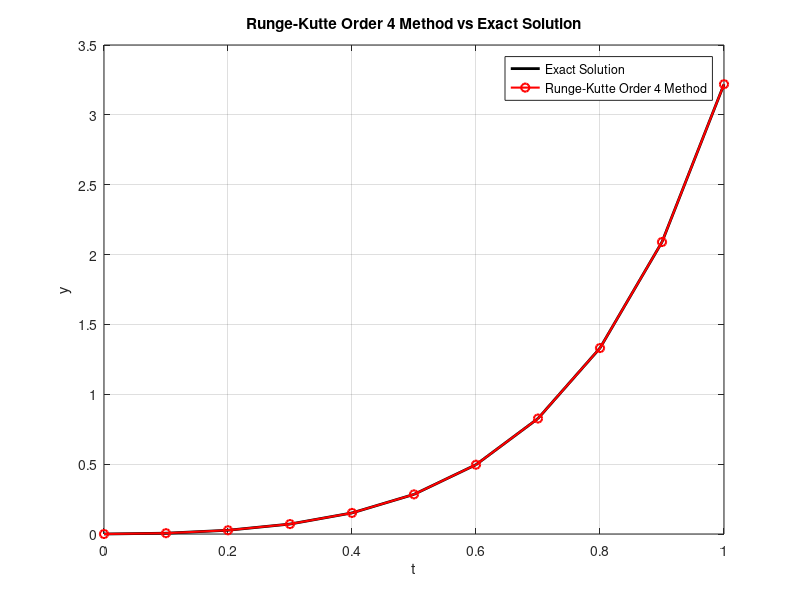

MATLAB code for this plot:
% y′=te^(3t)−2y, y(0)=0, 0≤t≤1, h=0.1

% Problem
f = @(t,y) t*exp(3*t) - 2*y;

% Exact Solution
y_sol = @(t) 1/25*((5*t-1).*exp(3*t) + exp(-2*t));

% Parameters
a = 0;
b = 1;
y0 = 0;
h = 0.1;

% Steps
N = (b-a)/h;

% Arrays
t = a:h:b;
y = zeros(1,N+1);

% Initial Condition
y(1) = y0;

% RK4 Method
for i = 1:N
    k1 = h*f(t(i),y(i));
    k2 = h*(f(t(i)+h/2,y(i)+k1/2));
    k3 = h*(f(t(i)+h/2,y(i)+k2/2));
    k4 = h*(f(t(i)+h,y(i)+k3));
    y(i+1) = y(i) + (1/6)*(k1+2*k2+2*k3+k4);
end

% Exact Solution
y_exact = y_sol(t);

% Absolute Error
error = abs(y-y_exact);

% Results Table
fprintf('t\t y\t\t y_exact\t error\n')
for j = 1:N
    fprintf('%.1f\t %.6f\t %.6f\t %.6f\n', t(j), y(j), y_exact(j), error(j))
end

% Plot
figure;

plot(t,y_exact,'k','LineWidth',2)
hold on

plot(t,y,'ro-','LineWidth',1.5)

xlabel('t')
ylabel('y')
title('Runge-Kutte Order 4 Method vs Exact Solution')
legend('Exact Solution','Runge-Kutte Order 4 Method')
grid on
